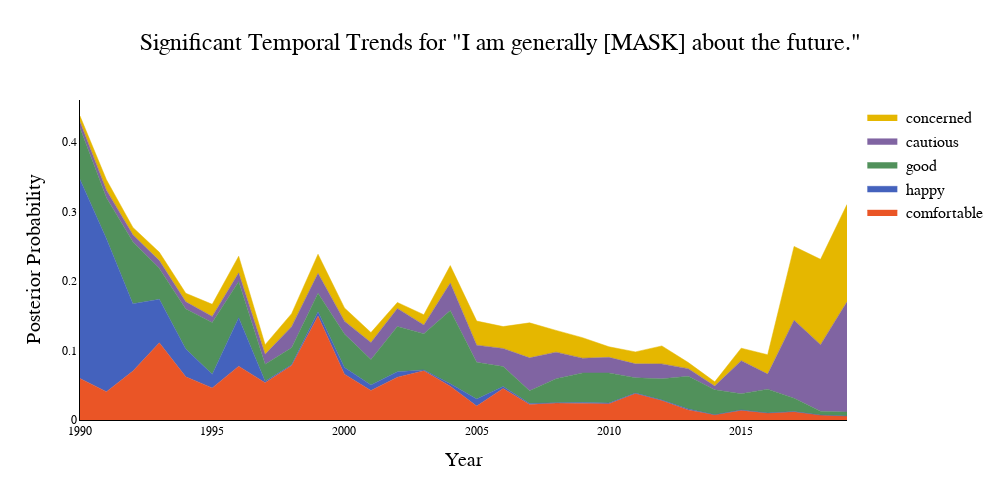

The notebook cell saved with this chart:
### Code cell
visuzlize_process('I am generally [MASK] about the future.', top_k=25, saveas='future.html')

### Figure 1 — Plotly figure (JSON) as saved in the notebook; plotly's stock layout.template omitted (floating-point values rounded to 4 significant figures)
{"data": [{"fillcolor": "rgba(234, 85, 38, 1)", "hovertemplate": "<b> comfortable</b>  %{y:.3f}<extra></extra>", "line": {"color": "#EA5526", "width": 0.5}, "mode": "lines", "name": " comfortable", "stackgroup": "one", "type": "scatter", "x": [1990, 1991, 1992, 1993, 1994, 1995, 1996, 1997, 1998, 1999, 2000, 2001, 2002, 2003, 2004, 2005, 2006, 2007, 2008, 2009, 2010, 2011, 2012, 2013, 2014, 2015, 2016, 2017, 2018, 2019], "y": [0.05972, 0.04069, 0.0704, 0.1111, 0.06208, 0.04621, 0.07739, 0.0537, 0.07846, 0.1496, 0.06593, 0.04239, 0.06152, 0.07073, 0.04868, 0.01998, 0.04541, 0.02229, 0.02462, 0.02366, 0.02331, 0.03807, 0.02794, 0.01448, 0.007508, 0.01375, 0.009961, 0.01192, 0.007049, 0.005735]}, {"fillcolor": "rgba(68, 98, 189, 1)", "hovertemplate": "<b> happy</b>  %{y:.3f}<extra></extra>", "line": {"color": "#4462bd", "width": 0.5}, "mode": "lines", "name": " happy", "stackgroup": "one", "type": "scatter", "x": [1990, 1991, 1992, 1993, 1994, 1995, 1996, 1997, 1998, 1999, 2000, 2001, 2002, 2003, 2004, 2005, 2006, 2007, 2008, 2009, 2010, 2011, 2012, 2013, 2014, 2015, 2016, 2017, 2018, 2019], "y": [0.2864, 0.2203, 0.09688, 0.06249, 0.03999, 0.01965, 0.06988, 0.001955, 0.0009755, 0.006106, 0.009544, 0.007938, 0.007851, 0.001332, 0.003643, 0.01012, 0.002702, 0.001467, 0.0001194, 0.001535, 0.001074, 0.0006949, 0.000799, 0.001368, 0.0001035, 0.0007306, 0.0002575, 0.0002811, 5.774e-05, 9.415e-05]}, {"fillcolor": "rgba(81, 145, 91, 1)", "hovertemplate": "<b> good</b>  %{y:.3f}<extra></extra>", "line": {"color": "#51915B", "width": 0.5}, "mode": "lines", "name": " good", "stackgroup": "one", "type": "scatter", "x": [1990, 1991, 1992, 1993, 1994, 1995, 1996, 1997, 1998, 1999, 2000, 2001, 2002, 2003, 2004, 2005, 2006, 2007, 2008, 2009, 2010, 2011, 2012, 2013, 2014, 2015, 2016, 2017, 2018, 2019], "y": [0.07405, 0.05869, 0.08938, 0.04455, 0.05755, 0.07437, 0.05211, 0.02459, 0.02438, 0.02681, 0.0481, 0.03678, 0.06513, 0.0521, 0.1051, 0.05285, 0.02874, 0.01822, 0.03472, 0.04247, 0.04327, 0.02201, 0.03054, 0.04716, 0.03583, 0.0233, 0.03417, 0.01904, 0.005497, 0.005688]}, {"fillcolor": "rgba(128, 100, 162, 1)", "hovertemplate": "<b> cautious</b>  %{y:.3f}<extra></extra>", "line": {"color": "#8064A2", "width": 0.5}, "mode": "lines", "name": " cautious", "stackgroup": "one", "type": "scatter", "x": [1990, 1991, 1992, 1993, 1994, 1995, 1996, 1997, 1998, 1999, 2000, 2001, 2002, 2003, 2004, 2005, 2006, 2007, 2008, 2009, 2010, 2011, 2012, 2013, 2014, 2015, 2016, 2017, 2018, 2019], "y": [0.008956, 0.01113, 0.00974, 0.01121, 0.01039, 0.008754, 0.01232, 0.01421, 0.03051, 0.02849, 0.01869, 0.02439, 0.02602, 0.01255, 0.03956, 0.02467, 0.02607, 0.04743, 0.03819, 0.02125, 0.0225, 0.02005, 0.02145, 0.01084, 0.005348, 0.0476, 0.02166, 0.1124, 0.09575, 0.1585]}, {"fillcolor": "rgba(229, 183, 0, 1)", "hovertemplate": "<b> concerned</b>  %{y:.3f}<extra></extra>", "line": {"color": "#E5B700", "width": 0.5}, "mode": "lines", "name": " concerned", "stackgroup": "one", "type": "scatter", "x": [1990, 1991, 1992, 1993, 1994, 1995, 1996, 1997, 1998, 1999, 2000, 2001, 2002, 2003, 2004, 2005, 2006, 2007, 2008, 2009, 2010, 2011, 2012, 2013, 2014, 2015, 2016, 2017, 2018, 2019], "y": [0.008253, 0.01498, 0.0107, 0.01203, 0.01235, 0.01751, 0.02398, 0.01386, 0.01865, 0.02748, 0.01904, 0.01436, 0.008622, 0.01478, 0.02515, 0.03476, 0.03149, 0.05037, 0.03131, 0.02955, 0.01518, 0.01719, 0.02586, 0.008807, 0.006173, 0.01797, 0.02789, 0.1061, 0.1228, 0.1401]}], "layout": {"height": 500, "hoverlabel": {"font": {"family": "Geist Mono", "size": 12}}, "hovermode": "x", "legend": {"font": {"color": "black", "family": "Junicode", "size": 16}}, "paper_bgcolor": "rgba(0,0,0,0)", "plot_bgcolor": "rgba(0,0,0,0)", "showlegend": true, "title": {"font": {"color": "black", "family": "Junicode", "size": 24}, "text": "Significant Temporal Trends for \"I am generally [MASK] about the future.\"", "x": 0.5}, "width": 1000, "xaxis": {"linecolor": "black", "linewidth": 1, "showgrid": false, "tickfont": {"color": "black", "family": "Geist Mono", "size": 12}, "title": {"font": {"color": "black", "family": "Junicode", "size": 20}, "text": "Year"}, "zeroline": false}, "yaxis": {"linecolor": "black", "linewidth": 1, "showgrid": false, "tickfont": {"color": "black", "family": "Geist Mono", "size": 12}, "title": {"font": {"color": "black", "family": "Junicode", "size": 20}, "text": "Posterior Probability"}, "zeroline": false}}}
